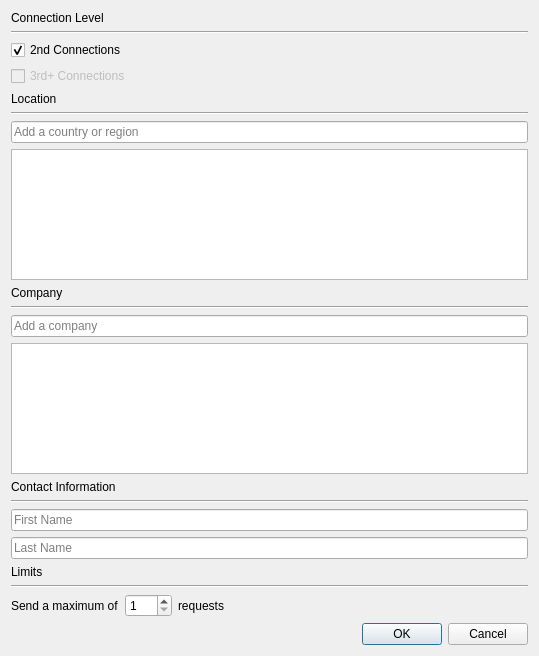
<?xml version="1.0" encoding="UTF-8"?>
<ui version="4.0">
 <class>Dialog</class>
 <widget class="QDialog" name="Dialog">
  <property name="windowModality">
   <enum>Qt::ApplicationModal</enum>
  </property>
  <property name="geometry">
   <rect>
    <x>0</x>
    <y>0</y>
    <width>539</width>
    <height>656</height>
   </rect>
  </property>
  <property name="windowTitle">
   <string>Search Criteria</string>
  </property>
  <layout class="QGridLayout" name="gridLayout">
   <item row="0" column="0">
    <layout class="QVBoxLayout" name="verticalLayout">
     <item>
      <widget class="QLabel" name="label_4">
       <property name="text">
        <string>Connection Level</string>
       </property>
      </widget>
     </item>
     <item>
      <widget class="Line" name="line_2">
       <property name="orientation">
        <enum>Qt::Horizontal</enum>
       </property>
      </widget>
     </item>
     <item>
      <widget class="QCheckBox" name="secondConnections">
       <property name="text">
        <string>2nd Connections</string>
       </property>
       <property name="checked">
        <bool>true</bool>
       </property>
       <property name="tristate">
        <bool>false</bool>
       </property>
      </widget>
     </item>
     <item>
      <widget class="QCheckBox" name="thirdConnections">
       <property name="enabled">
        <bool>false</bool>
       </property>
       <property name="text">
        <string>3rd+ Connections</string>
       </property>
      </widget>
     </item>
    </layout>
   </item>
   <item row="1" column="0">
    <layout class="QVBoxLayout" name="verticalLayout_2">
     <item>
      <widget class="QLabel" name="label_3">
       <property name="text">
        <string>Location</string>
       </property>
      </widget>
     </item>
     <item>
      <widget class="Line" name="line">
       <property name="orientation">
        <enum>Qt::Horizontal</enum>
       </property>
      </widget>
     </item>
     <item>
      <widget class="QLineEdit" name="locationBox">
       <property name="placeholderText">
        <string>Add a country or region</string>
       </property>
      </widget>
     </item>
     <item>
      <widget class="QListWidget" name="locationList"/>
     </item>
    </layout>
   </item>
   <item row="7" column="0">
    <widget class="QDialogButtonBox" name="buttonBox">
     <property name="orientation">
      <enum>Qt::Horizontal</enum>
     </property>
     <property name="standardButtons">
      <set>QDialogButtonBox::Cancel|QDialogButtonBox::Ok</set>
     </property>
    </widget>
   </item>
   <item row="6" column="0">
    <layout class="QVBoxLayout" name="verticalLayout_5">
     <item>
      <widget class="QLabel" name="label_5">
       <property name="text">
        <string>Limits</string>
       </property>
      </widget>
     </item>
     <item>
      <widget class="Line" name="line_3">
       <property name="orientation">
        <enum>Qt::Horizontal</enum>
       </property>
      </widget>
     </item>
     <item>
      <layout class="QHBoxLayout" name="horizontalLayout">
       <item>
        <widget class="QLabel" name="label">
         <property name="text">
          <string>Send a maximum of</string>
         </property>
        </widget>
       </item>
       <item>
        <widget class="QSpinBox" name="maxRequestsBox">
         <property name="minimum">
          <number>1</number>
         </property>
         <property name="maximum">
          <number>200</number>
         </property>
        </widget>
       </item>
       <item>
        <widget class="QLabel" name="label_2">
         <property name="text">
          <string>requests</string>
         </property>
        </widget>
       </item>
       <item>
        <spacer name="horizontalSpacer">
         <property name="orientation">
          <enum>Qt::Horizontal</enum>
         </property>
         <property name="sizeHint" stdset="0">
          <size>
           <width>40</width>
           <height>20</height>
          </size>
         </property>
        </spacer>
       </item>
      </layout>
     </item>
    </layout>
   </item>
   <item row="4" column="0">
    <layout class="QVBoxLayout" name="verticalLayout_3">
     <item>
      <widget class="QLabel" name="label_7">
       <property name="text">
        <string>Company</string>
       </property>
      </widget>
     </item>
     <item>
      <widget class="Line" name="line_5">
       <property name="orientation">
        <enum>Qt::Horizontal</enum>
       </property>
      </widget>
     </item>
     <item>
      <widget class="QLineEdit" name="companyBox">
       <property name="placeholderText">
        <string>Add a company</string>
       </property>
      </widget>
     </item>
     <item>
      <widget class="QListWidget" name="companyList"/>
     </item>
    </layout>
   </item>
   <item row="5" column="0">
    <layout class="QVBoxLayout" name="verticalLayout_4">
     <item>
      <widget class="QLabel" name="label_6">
       <property name="text">
        <string>Contact Information</string>
       </property>
      </widget>
     </item>
     <item>
      <widget class="Line" name="line_4">
       <property name="orientation">
        <enum>Qt::Horizontal</enum>
       </property>
      </widget>
     </item>
     <item>
      <widget class="QLineEdit" name="firstNameBox">
       <property name="placeholderText">
        <string>First Name</string>
       </property>
      </widget>
     </item>
     <item>
      <widget class="QLineEdit" name="lastNameBox">
       <property name="placeholderText">
        <string>Last Name</string>
       </property>
      </widget>
     </item>
    </layout>
   </item>
  </layout>
 </widget>
 <resources/>
 <connections>
  <connection>
   <sender>buttonBox</sender>
   <signal>accepted()</signal>
   <receiver>Dialog</receiver>
   <slot>accept()</slot>
   <hints>
    <hint type="sourcelabel">
     <x>248</x>
     <y>254</y>
    </hint>
    <hint type="destinationlabel">
     <x>157</x>
     <y>274</y>
    </hint>
   </hints>
  </connection>
  <connection>
   <sender>buttonBox</sender>
   <signal>rejected()</signal>
   <receiver>Dialog</receiver>
   <slot>reject()</slot>
   <hints>
    <hint type="sourcelabel">
     <x>316</x>
     <y>260</y>
    </hint>
    <hint type="destinationlabel">
     <x>286</x>
     <y>274</y>
    </hint>
   </hints>
  </connection>
 </connections>
</ui>
